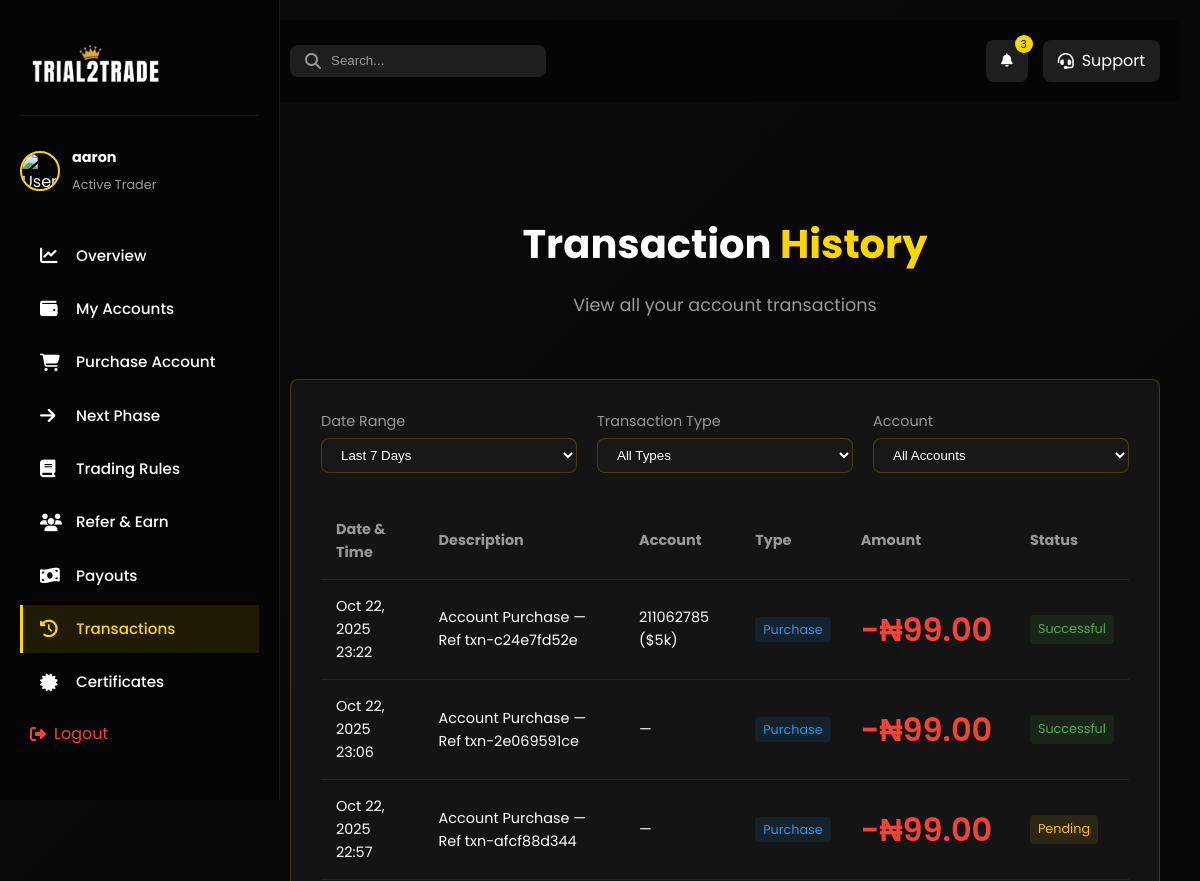
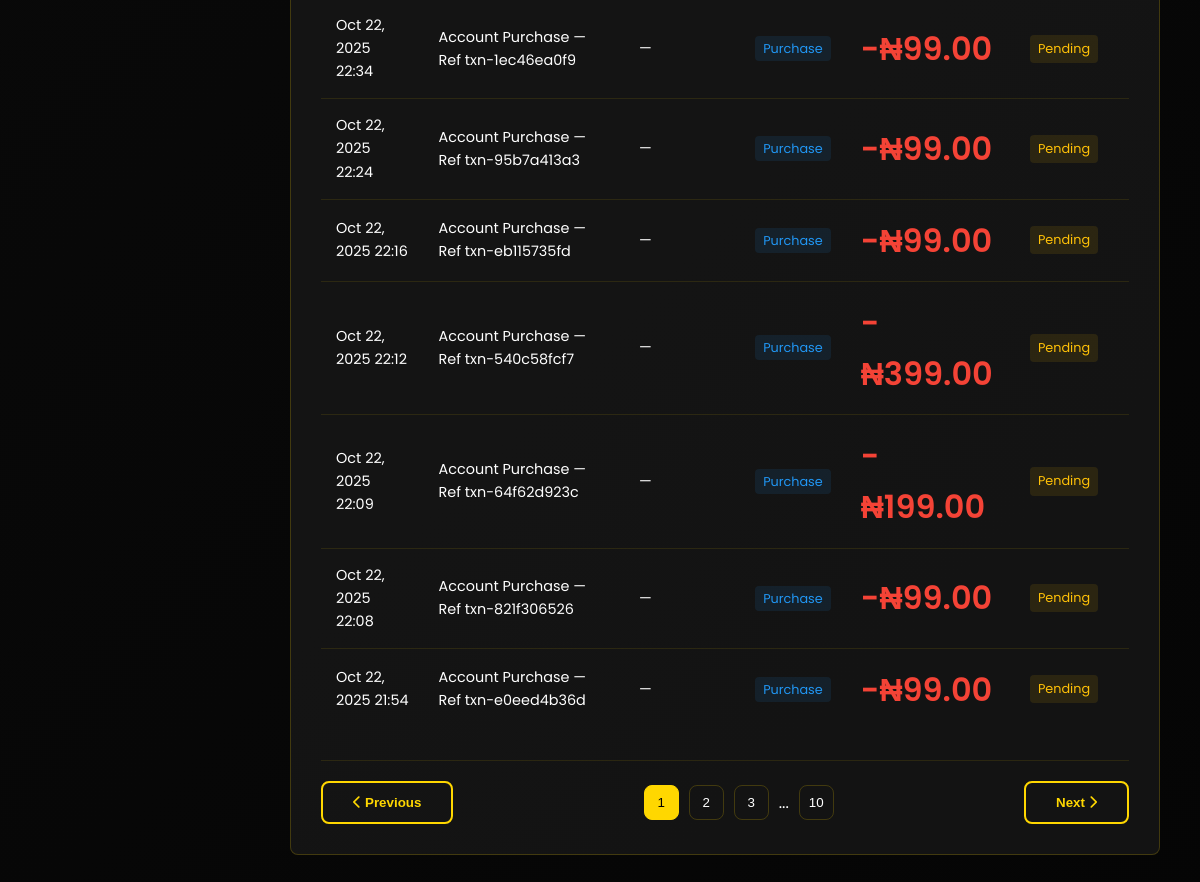
Before: /dashboard-transactions/ (signed in) with the older database file (2 pictures, top to bottom).
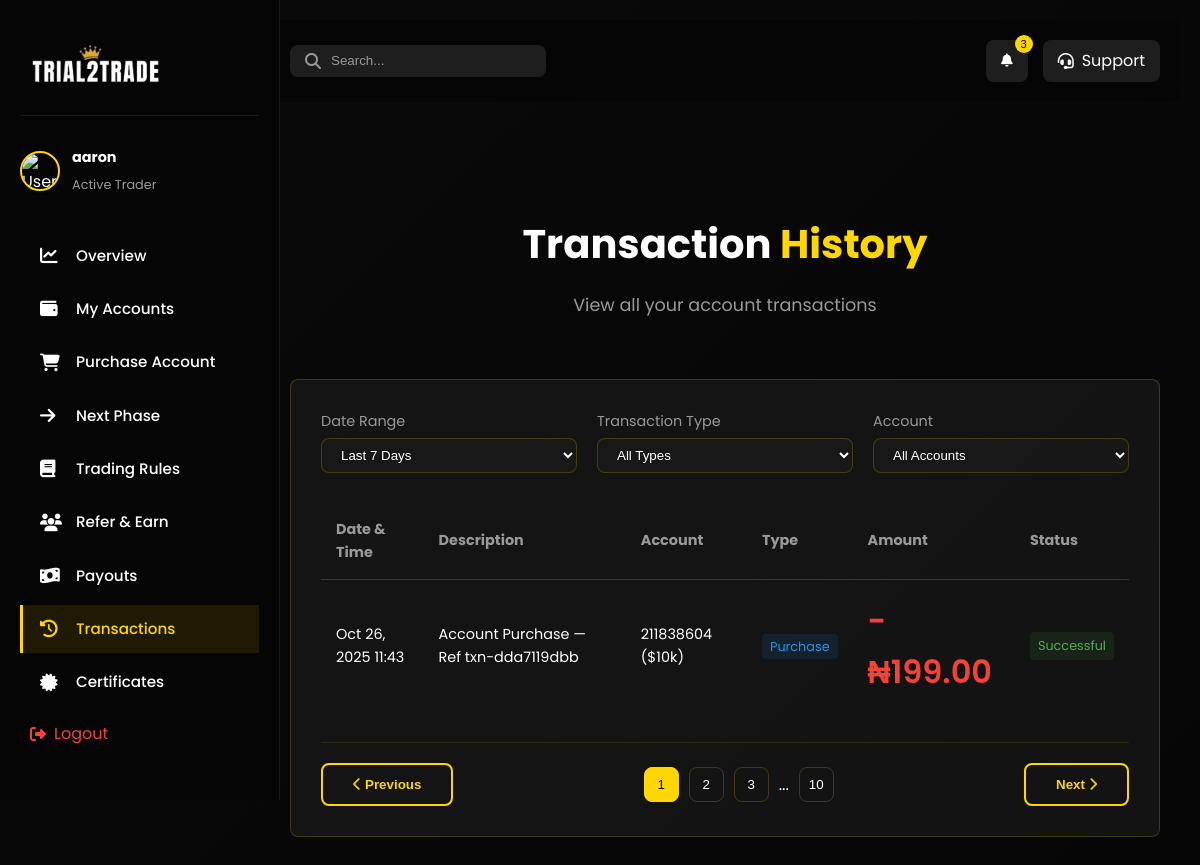
After: the same page with the newer database file.
### main/models.py (models this page shows, shortened)
class CustomUser(AbstractUser):
    first_name = models.CharField(max_length=20)
    last_name = models.CharField(max_length=20)
    username = models.CharField(max_length=20, unique=True)
    email = models.EmailField(unique=True)
    phone_number = models.CharField(max_length=15, null=True, unique=True)
    email_verification_code = models.CharField(max_length=6, blank=True, null=True)
    email_verification_expires = models.DateTimeField(blank=True, null=True)
    verification_code = models.CharField(max_length=6, null=True, blank=True)
    verification_code_expires = models.DateTimeField(null=True, blank=True)
    password_reset_code = models.CharField(max_length=6, blank=True, null=True)
    password_reset_expires = models.DateTimeField(blank=True, null=True)
    USERNAME_FIELD = 'email'
    REQUIRED_FIELDS = ['username']
    class Meta:
        verbose_name = 'User'
        verbose_name_plural = 'Users'

class Purchase(models.Model):
    PAYMENT_STATUS_CHOICES = (
        ('pending', 'Pending'),
        ('successful', 'Successful'),
        ('failed', 'Failed'),
    )
    user = models.ForeignKey(CustomUser, on_delete=models.CASCADE, related_name='purchases')
    amount = models.DecimalField(max_digits=10, decimal_places=2)
    tx_ref = models.CharField(max_length=200, unique=True)
    verified = models.BooleanField(default=False)
    created_at = models.DateTimeField(auto_now_add=True)
    payment_status = models.CharField(max_length=20, choices=PAYMENT_STATUS_CHOICES, default='pending')
    flutterwave_reference = models.CharField(max_length=200, blank=True, null=True)
    account = models.OneToOneField(MT5Account, on_delete=models.SET_NULL, null=True, blank=True, related_name='purchase')

class MT5Account(models.Model):
    ACCOUNT_STATUS_CHOICES = (
        ('available', 'Available'),
        ('assigned', 'Assigned'),
        ('active', 'Active'),
        ('breached', 'Breached'),
        ('inactive', 'Inactive'),
    )
    ACCOUNT_SIZE_CHOICES = (
        ('$5k', '$5k'),
        ('$10k', '$10k'),
        ('$25k', '$25k'),
        ('$50k', '$50k'),
    )
    user = models.ForeignKey(CustomUser, on_delete=models.SET_NULL, null=True, blank=True, related_name='mt5_accounts')
    account_size = models.CharField(max_length=10, choices=ACCOUNT_SIZE_CHOICES, default='$5k')
    login = models.CharField(max_length=100, unique=True)
    password = models.CharField(max_length=200)
    server = models.CharField(max_length=200, blank=True)
    assigned = models.BooleanField(default=False)
    status = models.CharField(max_length=50, choices=ACCOUNT_STATUS_CHOICES, default='available')
    balance = models.DecimalField(max_digits=15, decimal_places=2, null=True, blank=True)
    equity = models.DecimalField(max_digits=15, decimal_places=2, null=True, blank=True)
    profit = models.DecimalField(max_digits=15, decimal_places=2, null=True, blank=True)
    drawdown = models.DecimalField(max_digits=10, decimal_places=2, null=True, blank=True)
    initial_balance = models.DecimalField(max_digits=15, decimal_places=2, null=True, blank=True)
    last_updated = models.DateTimeField(null=True, blank=True)
    assigned_date = models.DateTimeField(null=True, blank=True)

### main/views.py (the view)
# urls.py: path('dashboard-transactions/', views.dashboard_transactions, name='dashboard_transactions'),
@login_required(login_url='/login_user')
def dashboard_transactions(request):
    purchases = Purchase.objects.filter(user=request.user).order_by('-created_at')
    return render(request, 'main/dashboard-transactions.html', {'purchases': purchases})

### main/templates/main/dashboard-transactions.html (shortened to what this page needs)
{% load static %}
<!DOCTYPE html>
<html lang="en">
<head>
    <link rel="stylesheet" href="{% static 'css/style.css' %}">
    <link rel="stylesheet" href="{% static 'css/dashboard.css' %}">
    <link rel="stylesheet" href="{% static 'css/dashboard-nav.css' %}">
    <link rel="stylesheet" href="https://cdnjs.cloudflare.com/ajax/libs/font-awesome/6.4.0/css/all.min.css">
    <link rel="stylesheet" href="{% static 'css/mobile-nav.css' %}">
</head>
<body>
    <nav class="dashboard-nav">
        <div class="nav-logo">
            <img src="{% static 'images/logob.png' %}" alt="Trial2Trade Logo" style="width: 130px; height: 75px;">
        </div>
            <div class="user-info">
                <img src="{% static 'images/avatar-placeholder.png' %}" alt="User Avatar" class="avatar">
                <div class="user-details">
                    <h4 class="user-name">{{ request.user.first_name|default:request.user.username }}</h4>
                    <span class="user-status">Active Trader</span>
                </div>
            </div>
        <div class="nav-menu">
            <a href="{% url 'index' %}" class="nav-item">
                <i class="fas fa-chart-line"></i>
                <span>Overview</span>
            </a>
            <a href="{% url 'dashboard_accounts' %}" class="nav-item">
                <i class="fas fa-wallet"></i>
                <span>My Accounts</span>
            </a>
            <a href="{% url 'dashboard_purchase' %}" class="nav-item">
                <i class="fas fa-shopping-cart"></i>
                <span>Purchase Account</span>
            </a>
            <a href="{% url 'dashboard_next_phase' %}" class="nav-item">
                <i class="fas fa-arrow-right"></i>
                <span>Next Phase</span>
            </a>
            <a href="{% url 'dashboard_rules' %}" class="nav-item">
                <i class="fas fa-book"></i>
                <span>Trading Rules</span>
            </a>
            <a href="{% url 'dashboard_referral' %}" class="nav-item">
                <i class="fas fa-users"></i>
                <span>Refer & Earn</span>
            </a>
            <a href="{% url 'dashboard_payouts' %}" class="nav-item">
                <i class="fas fa-money-bill-wave"></i>
                <span>Payouts</span>
            </a>
            <a href="{% url 'dashboard_transactions' %}" class="nav-item active">
                <i class="fas fa-history"></i>
                <span>Transactions</span>
            </a>
            <a href="{% url 'dashboard_certificates' %}" class="nav-item">
                <i class="fas fa-certificate"></i>
                <span>Certificates</span>
            </a>
            <a href="{% url 'logout_user' %}" class="logout-btn">
                <i class="fas fa-sign-out-alt"></i>
                <span>Logout</span>
            </a>
        </div>
    </nav>
    <main class="dashboard-content">
        <header class="dashboard-header">
            <div class="header-search">
                <i class="fas fa-search"></i>
                <input type="text" placeholder="Search...">
            </div>
            <div class="header-actions">
                <button class="notification-btn">
                    <i class="fas fa-bell"></i>
                    <span class="notification-badge">3</span>
                </button>
                <a href="mailto:info@trial2trade.com" class="support-btn">
                    <i class="fas fa-headset"></i>
                    <span>Support</span>
                </a>
            </div>
        </header>
        <section class="dashboard-section active">
            <div class="section-header">
                <h2>Transaction <span class="highlight">History</span></h2>
                <p>View all your account transactions</p>
            </div>
            <div class="transactions-container">
                <div class="transactions-filters">
                    <div class="filter-group">
                        <label>Date Range</label>
                        <select>
                            <option>Last 7 Days</option>
                        </select>
                    </div>
                    <div class="filter-group">
                        <label>Transaction Type</label>
                        <select>
                            <option>All Types</option>
                        </select>
                    </div>
                    <div class="filter-group">
                        <label>Account</label>
                        <select>
                            <option>All Accounts</option>
                        </select>
                    </div>
                </div>
                <div class="transactions-table">
                    <table>
                        <thead>
                            <tr>
                                <th>Date & Time</th>
                                <th>Description</th>
                                <th>Account</th>
                                <th>Type</th>
                                <th>Amount</th>
                                <th>Status</th>
                            </tr>
                        </thead>
                        <tbody>
                            {% if purchases %}
                            {% for p in purchases %}
                            <tr>
                                <td>{{ p.created_at|date:"M d, Y H:i" }}</td>
                                <td>Account Purchase{% if p.tx_ref %} — Ref {{ p.tx_ref }}{% endif %}</td>
                                <td>
                                    {% if p.account %}
                                        {{ p.account.login }} ({{ p.account.account_size }})
                                    {% else %}
                                        —
                                    {% endif %}
                                </td>
                                <td><span class="transaction-type purchase">Purchase</span></td>
                                <td class="amount negative">-₦{{ p.amount|floatformat:2 }}</td>
                                <td>
                                    <span class="status {% if p.payment_status == 'successful' %}completed{% elif p.payment_status == 'pending' %}pending{% elif p.payment_status == 'failed' %}danger{% else %}pending{% endif %}">{{ p.payment_status|title }}</span>
                                </td>
                            </tr>
                            {% endfor %}
                            {% else %}
                            <tr>
                                <td colspan="6" style="text-align:center;">No transactions yet.</td>
                            </tr>
                            {% endif %}
                        </tbody>
                    </table>
                </div>
                <div class="transactions-pagination">
                    <button class="btn secondary-btn"><i class="fas fa-chevron-left"></i> Previous</button>
                    <div class="page-numbers">
                        <button class="active">1</button>
                        <button>2</button>
                        <button>3</button>
                        <span>...</span>
                        <button>10</button>
                    </div>
                    <button class="btn secondary-btn">Next <i class="fas fa-chevron-right"></i></button>
                </div>
            </div>
        </section>
    </main>
</body>
</html>

### main/static/css/style.css (style rules this page uses)
:root { --primary-color: #FFD700; --primary-light: #FFEB99; --primary-dark: #D4AF37; --secondary-color: #000000; --secondary-light: #333333; --secondary-dark: #000000; --text-light: #FFFFFF; --text-dark: #000000; --text-muted: #999999; --background-dark: #0A0A0A; --background-darker: #050505; --background-light: #1A1A1A; --background-gradient: linear-gradient(135deg, var(--background-dark) 0%, var(--background-darker) 100%); --card-bg: rgba(26, 26, 26, 0.7); --card-border: 1px solid rgba(255, 215, 0, 0.2); --card-shadow: 0 8px 32px rgba(0, 0, 0, 0.5); --success: #4CAF50; --warning: #FFC107; --danger: #F44336; --info: #2196F3; --border-radius-sm: 4px; --border-radius: 8px; --border-radius-lg: 16px; --transition-fast: 0.2s ease; --transition-normal: 0.3s ease; --transition-slow: 0.5s ease; --glow-effect: 0 0 10px rgba(255, 215, 0, 0.5), 0 0 20px rgba(255, 215, 0, 0.3); }
* { margin: 0; padding: 0; box-sizing: border-box; }
html { scroll-behavior: smooth; }
body { font-family: 'Poppins', sans-serif; background: var(--background-gradient); color: var(--text-light); line-height: 1.6; overflow-x: hidden; }
a { text-decoration: none; color: var(--text-light); transition: var(--transition-fast); }
img { max-width: 100%; height: auto; }
section { padding: 80px 20px; position: relative; }
.section-header { text-align: center; margin-bottom: 60px; }
.section-header h2 { font-size: 2.5rem; font-weight: 700; margin-bottom: 15px; position: relative; display: inline-block; }
.section-header p { font-size: 1.1rem; color: var(--text-muted); max-width: 700px; margin: 0 auto; }
.highlight { color: var(--primary-color); position: relative; }
.highlight::after { content: ''; position: absolute; bottom: -5px; left: 0; width: 100%; height: 2px; background: var(--primary-color); transform: scaleX(0); transform-origin: right; transition: transform 0.5s ease; }
.btn { display: inline-block; padding: 12px 30px; border-radius: var(--border-radius); font-weight: 600; text-align: center; cursor: pointer; transition: var(--transition-normal); border: none; outline: none; position: relative; overflow: hidden; z-index: 1; }
.btn::before { content: ''; position: absolute; top: 0; left: -100%; width: 100%; height: 100%; background: rgba(255, 255, 255, 0.1); transition: var(--transition-normal); z-index: -1; }
.secondary-btn { background: transparent; color: var(--primary-color); border: 2px solid var(--primary-color); }
.nav-item { font-weight: 500; position: relative; padding: 5px 0; }
.nav-item::after { content: ''; position: absolute; bottom: 0; left: 0; width: 100%; height: 2px; background: var(--primary-color); transform: scaleX(0); transform-origin: right; transition: transform 0.3s ease; }
.amount { font-size: 2rem; font-weight: 700; color: var(--primary-color); }

### main/static/css/dashboard-nav.css (style rules this page uses)
.dashboard-nav { position: fixed; left: 0; top: 0; height: 100vh; width: 250px; background: #1a1a1a; padding: 20px; transition: all 0.3s ease; z-index: 1000; }
.nav-logo { display: flex; align-items: center; padding: 10px; margin-bottom: 30px; }
.nav-logo img { width: 40px; height: 40px; }
.nav-item { margin-bottom: 5px; }
.dashboard-content { margin-left: 250px; padding: 20px; transition: all 0.3s ease; }

### main/static/css/mobile-nav.css (style rules this page uses)
.dashboard-nav { width: 280px; background: var(--background-darker); border-right: 1px solid rgba(255, 215, 0, 0.1); display: flex; flex-direction: column; height: 100vh; z-index: 1000; }
.nav-menu { padding: 20px 0; flex-grow: 1; overflow-y: auto; }
.nav-item { display: flex; align-items: center; padding: 12px 20px; color: var(--text-light); text-decoration: none; transition: var(--transition-fast); position: relative; }
.nav-item i { width: 24px; margin-right: 12px; font-size: 1.1rem; }
.nav-item span { font-size: 0.95rem; display: block; }

Changed rows visible on the page:
removed Purchase: created_at "Oct 22, 2025 23:22", tx_ref "txn-c24e7fd52e", account.login "211062785", account.account_size "$5k", amount "99.00", payment_status "Successful"
removed Purchase: created_at "Oct 22, 2025 23:06", tx_ref "txn-2e069591ce", amount "99.00", payment_status "Successful"
removed Purchase: created_at "Oct 22, 2025 22:57", tx_ref "txn-afcf88d344", amount "99.00", payment_status "Pending"
removed Purchase: created_at "Oct 22, 2025 22:34", tx_ref "txn-1ec46ea0f9", amount "99.00", payment_status "Pending"
removed Purchase: created_at "Oct 22, 2025 22:24", tx_ref "txn-95b7a413a3", amount "99.00", payment_status "Pending"
removed Purchase: created_at "Oct 22, 2025 22:16", tx_ref "txn-eb115735fd", amount "99.00", payment_status "Pending"
removed Purchase: created_at "Oct 22, 2025 22:12", tx_ref "txn-540c58fcf7", amount "399.00", payment_status "Pending"
removed Purchase: created_at "Oct 22, 2025 22:09", tx_ref "txn-64f62d923c", amount "199.00", payment_status "Pending"
removed Purchase: created_at "Oct 22, 2025 22:08", tx_ref "txn-821f306526", amount "99.00", payment_status "Pending"
removed Purchase: created_at "Oct 22, 2025 21:54", tx_ref "txn-e0eed4b36d", amount "99.00", payment_status "Pending"
added Purchase: created_at "Oct 26, 2025 11:43", tx_ref "txn-dda7119dbb", account.login "211838604", account.account_size "$10k", amount "199.00", payment_status "Successful"
